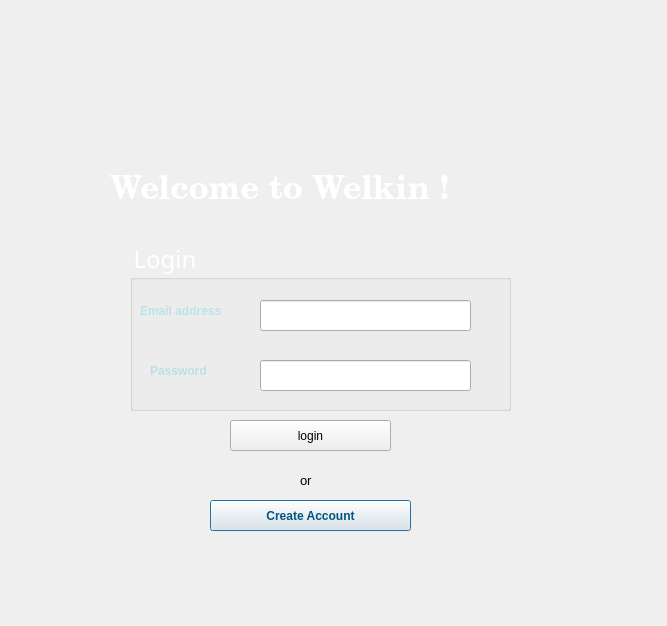
<?xml version="1.0" encoding="UTF-8"?>
<ui version="4.0">
 <class>Login</class>
 <widget class="QDialog" name="Login">
  <property name="geometry">
   <rect>
    <x>0</x>
    <y>0</y>
    <width>667</width>
    <height>626</height>
   </rect>
  </property>
  <property name="windowTitle">
   <string>Dialog</string>
  </property>
  <widget class="QLabel" name="label_2">
   <property name="geometry">
    <rect>
     <x>150</x>
     <y>360</y>
     <width>81</width>
     <height>21</height>
    </rect>
   </property>
   <property name="font">
    <font>
     <pointsize>9</pointsize>
     <weight>75</weight>
     <bold>true</bold>
    </font>
   </property>
   <property name="styleSheet">
    <string notr="true">color:rgb(187, 228, 232)</string>
   </property>
   <property name="text">
    <string>Password</string>
   </property>
  </widget>
  <widget class="QGroupBox" name="groupBox">
   <property name="geometry">
    <rect>
     <x>130</x>
     <y>240</y>
     <width>381</width>
     <height>171</height>
    </rect>
   </property>
   <property name="font">
    <font>
     <family>Franklin Gothic Demi</family>
     <pointsize>18</pointsize>
     <weight>50</weight>
     <bold>false</bold>
    </font>
   </property>
   <property name="styleSheet">
    <string notr="true">color:rgb(255, 255, 255)</string>
   </property>
   <property name="title">
    <string>Login</string>
   </property>
  </widget>
  <widget class="QLabel" name="label">
   <property name="geometry">
    <rect>
     <x>140</x>
     <y>300</y>
     <width>111</width>
     <height>21</height>
    </rect>
   </property>
   <property name="font">
    <font>
     <pointsize>9</pointsize>
     <weight>75</weight>
     <bold>true</bold>
    </font>
   </property>
   <property name="styleSheet">
    <string notr="true">color:rgb(187, 228, 232)</string>
   </property>
   <property name="text">
    <string>Email address</string>
   </property>
  </widget>
  <widget class="QLineEdit" name="emailinput">
   <property name="geometry">
    <rect>
     <x>260</x>
     <y>300</y>
     <width>211</width>
     <height>31</height>
    </rect>
   </property>
  </widget>
  <widget class="QPushButton" name="createaccount">
   <property name="geometry">
    <rect>
     <x>210</x>
     <y>500</y>
     <width>201</width>
     <height>31</height>
    </rect>
   </property>
   <property name="font">
    <font>
     <pointsize>9</pointsize>
     <weight>75</weight>
     <bold>true</bold>
    </font>
   </property>
   <property name="styleSheet">
    <string notr="true">color:rgb(0, 85, 127)

</string>
   </property>
   <property name="text">
    <string>Create Account</string>
   </property>
  </widget>
  <widget class="QLineEdit" name="passwordinput">
   <property name="geometry">
    <rect>
     <x>260</x>
     <y>360</y>
     <width>211</width>
     <height>31</height>
    </rect>
   </property>
  </widget>
  <widget class="QLabel" name="label_3">
   <property name="geometry">
    <rect>
     <x>30</x>
     <y>-10</y>
     <width>621</width>
     <height>681</height>
    </rect>
   </property>
   <property name="text">
    <string/>
   </property>
   <property name="pixmap">
    <pixmap>../../Users/Hani/Desktop/THE BEST 3 TRAVEL DEALS OF JANUARY TO TRAVEL  FOR LESS MONEY !.jpg</pixmap>
   </property>
  </widget>
  <widget class="QLabel" name="label_4">
   <property name="geometry">
    <rect>
     <x>110</x>
     <y>140</y>
     <width>411</width>
     <height>101</height>
    </rect>
   </property>
   <property name="font">
    <font>
     <family>Century</family>
     <pointsize>25</pointsize>
     <weight>75</weight>
     <italic>false</italic>
     <bold>true</bold>
    </font>
   </property>
   <property name="styleSheet">
    <string notr="true">color : rgb(255, 255, 255)</string>
   </property>
   <property name="text">
    <string>Welcome to Welkin !</string>
   </property>
  </widget>
  <widget class="QPushButton" name="loginbtn">
   <property name="geometry">
    <rect>
     <x>230</x>
     <y>420</y>
     <width>161</width>
     <height>31</height>
    </rect>
   </property>
   <property name="text">
    <string>login</string>
   </property>
  </widget>
  <widget class="QLabel" name="label_5">
   <property name="geometry">
    <rect>
     <x>300</x>
     <y>470</y>
     <width>47</width>
     <height>21</height>
    </rect>
   </property>
   <property name="font">
    <font>
     <pointsize>10</pointsize>
    </font>
   </property>
   <property name="text">
    <string>or</string>
   </property>
  </widget>
  <zorder>label_3</zorder>
  <zorder>label_2</zorder>
  <zorder>groupBox</zorder>
  <zorder>label</zorder>
  <zorder>emailinput</zorder>
  <zorder>createaccount</zorder>
  <zorder>passwordinput</zorder>
  <zorder>label_4</zorder>
  <zorder>loginbtn</zorder>
  <zorder>label_5</zorder>
 </widget>
 <resources/>
 <connections/>
</ui>
